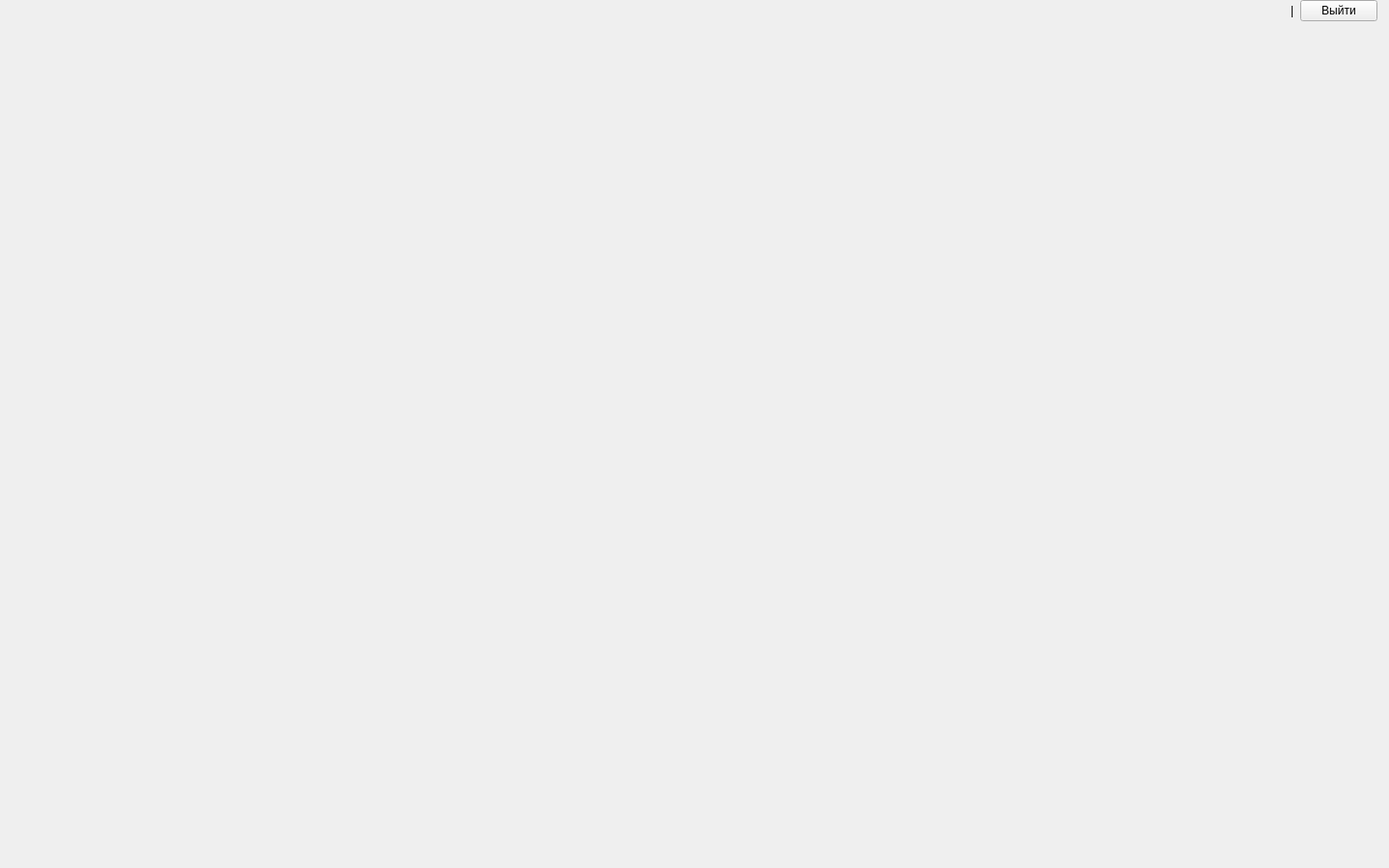
<?xml version="1.0" encoding="UTF-8"?>
<!-- Каркас главного окна: ui-spec.md §3, docs/ui/screens/Home.png.
     Кнопки разделов, ссылки навигации и вкладки создаются в коде по роли (RoleConfig). -->
<ui version="4.0">
 <class>MainWindow</class>
 <widget class="QMainWindow" name="MainWindow">
  <property name="geometry">
   <rect><x>0</x><y>0</y><width>1440</width><height>900</height></rect>
  </property>
  <property name="minimumSize">
   <size><width>1280</width><height>800</height></size>
  </property>
  <property name="windowTitle">
   <string>СуперБД: Учёт услуг связи интернет-провайдеров</string>
  </property>
  <widget class="QWidget" name="centralwidget">
   <layout class="QVBoxLayout" name="rootLayout">
    <property name="spacing"><number>0</number></property>
    <property name="leftMargin"><number>0</number></property>
    <property name="topMargin"><number>0</number></property>
    <property name="rightMargin"><number>0</number></property>
    <property name="bottomMargin"><number>0</number></property>
    <item>
     <widget class="QWidget" name="sectionBar">
      <layout class="QHBoxLayout" name="sectionBarLayout">
       <property name="spacing"><number>6</number></property>
       <property name="leftMargin"><number>4</number></property>
       <property name="topMargin"><number>0</number></property>
       <property name="rightMargin"><number>12</number></property>
       <property name="bottomMargin"><number>0</number></property>
       <item>
        <layout class="QHBoxLayout" name="sectionButtonsLayout">
         <property name="spacing"><number>0</number></property>
        </layout>
       </item>
       <item>
        <spacer name="sectionSpacer">
         <property name="orientation"><enum>Qt::Horizontal</enum></property>
         <property name="sizeHint" stdset="0"><size><width>0</width><height>0</height></size></property>
        </spacer>
       </item>
       <item>
        <widget class="QLabel" name="userLogin"/>
       </item>
       <item>
        <widget class="QLabel" name="userSeparator">
         <property name="text"><string>|</string></property>
        </widget>
       </item>
       <item>
        <widget class="QPushButton" name="logoutButton">
         <property name="text"><string>Выйти</string></property>
         <property name="cursor"><cursorShape>PointingHandCursor</cursorShape></property>
         <property name="focusPolicy"><enum>Qt::NoFocus</enum></property>
         <property name="role" stdset="0"><string>link</string></property>
        </widget>
       </item>
      </layout>
     </widget>
    </item>
    <item>
     <layout class="QHBoxLayout" name="bodyLayout">
      <property name="spacing"><number>0</number></property>
      <item>
       <widget class="QWidget" name="navPanel">
        <layout class="QVBoxLayout" name="navLayout">
         <property name="spacing"><number>0</number></property>
         <property name="leftMargin"><number>0</number></property>
         <property name="topMargin"><number>6</number></property>
         <property name="rightMargin"><number>0</number></property>
         <property name="bottomMargin"><number>6</number></property>
        </layout>
       </widget>
      </item>
      <item>
       <layout class="QVBoxLayout" name="workLayout">
        <property name="spacing"><number>0</number></property>
        <item>
         <!-- Полоса вкладок открытых окон: QTabBar создаётся в коде (MainWindow::MainWindow). -->
         <widget class="QWidget" name="windowTabs">
          <layout class="QHBoxLayout" name="windowTabsLayout">
           <property name="spacing"><number>0</number></property>
           <property name="leftMargin"><number>6</number></property>
           <property name="topMargin"><number>0</number></property>
           <property name="rightMargin"><number>6</number></property>
           <property name="bottomMargin"><number>0</number></property>
          </layout>
         </widget>
        </item>
        <item>
         <widget class="QStackedWidget" name="pages"/>
        </item>
       </layout>
      </item>
     </layout>
    </item>
   </layout>
  </widget>
  <widget class="QStatusBar" name="statusbar">
   <property name="sizeGripEnabled"><bool>false</bool></property>
  </widget>
 </widget>
 <resources/>
 <connections/>
</ui>
